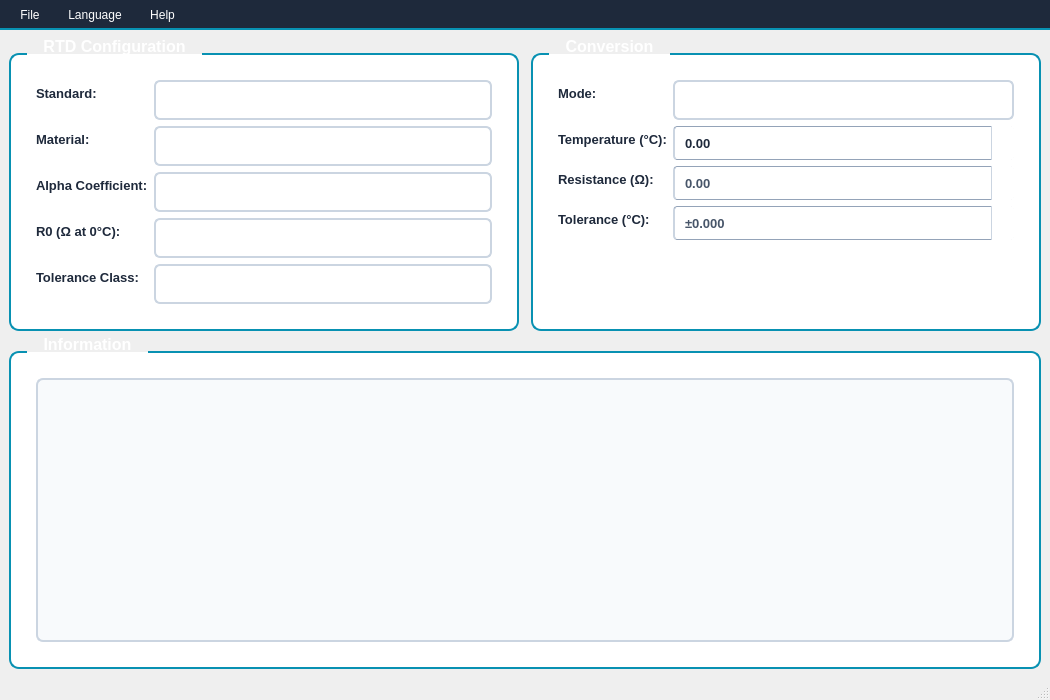
<?xml version="1.0" encoding="UTF-8"?>
<ui version="4.0">
 <class>MainWindow</class>
 <widget class="QMainWindow" name="MainWindow">
  <property name="geometry">
   <rect>
    <x>0</x>
    <y>0</y>
    <width>750</width>
    <height>650</height>
   </rect>
  </property>
  <property name="minimumSize">
   <size>
    <width>1050</width>
    <height>700</height>
   </size>
  </property>
  <property name="maximumSize">
   <size>
    <width>1200</width>
    <height>800</height>
   </size>
  </property>
  <property name="windowTitle">
   <string>RTD MASTER - Professional Temperature Sensor Calculator</string>
  </property>
  <property name="styleSheet">
   <string notr="true">/* Professional RTD Master Theme */
/* Color Palette:
   - Primary: #1e3a8a (Navy Blue)
   - Secondary: #0891b2 (Cyan)
   - Success: #059669 (Green)
   - Warning: #d97706 (Amber)
   - Info: #2563eb (Blue)
   - Background: #f8fafc
   - Surface: #ffffff
   - Border: #cbd5e1
   - Text: #1e293b
*/

QMainWindow {
    background: qlineargradient(x1:0, y1:0, x2:0, y2:1,
                                stop:0 #f8fafc, stop:1 #e2e8f0);
}

/* Global Font Settings */
* {
    font-family: &quot;Segoe UI&quot;, &quot;Roboto&quot;, &quot;Arial&quot;, sans-serif;
    font-size: 10pt;
}

/* Group Box Styling */
QGroupBox {
    font-size: 12pt;
    font-weight: 600;
    color: #1e293b;
    background-color: #ffffff;
    border: 2px solid #0891b2;
    border-radius: 10px;
    margin-top: 14px;
    padding-top: 20px;
    padding: 16px;
}

QGroupBox::title {
    subcontrol-origin: margin;
    subcontrol-position: top left;
    left: 18px;
    top: -8px;
    padding: 6px 14px;
    background: qlineargradient(x1:0, y1:0, x2:1, y2:0,
                                stop:0 #0891b2, stop:1 #06b6d4);
    color: white;
    border-radius: 5px;
    font-weight: 600;
}

/* Label Styling */
QLabel {
    font-size: 10pt;
    color: #1e293b;
    font-weight: 500;
}

/* ComboBox Styling */
QComboBox {
    font-size: 10pt;
    padding: 7px 10px;
    border: 2px solid #cbd5e1;
    border-radius: 6px;
    background-color: white;
    color: #1e293b;
    min-height: 22px;
}

QComboBox:hover {
    border: 2px solid #0891b2;
    background-color: #f0fdfa;
}

QComboBox:focus {
    border: 2px solid #0284c7;
}

QComboBox::drop-down {
    border: none;
    width: 28px;
    background: transparent;
}

QComboBox::down-arrow {
    image: none;
    border-left: 4px solid transparent;
    border-right: 4px solid transparent;
    border-top: 7px solid #64748b;
    margin-right: 6px;
}

QComboBox::down-arrow:hover {
    border-top: 7px solid #0891b2;
}

/* SpinBox Styling */
QDoubleSpinBox {
    font-size: 10pt;
    font-weight: 500;
    padding: 6px 26px 6px 8px;
    border: 1px solid #cbd5e1;
    border-radius: 4px;
    background-color: white;
    color: #1e293b;
    min-height: 20px;
}

QDoubleSpinBox:hover {
    border: 1px solid #0891b2;
    background-color: white;
}

QDoubleSpinBox:focus {
    border: 1px solid #0284c7;
    background-color: white;
}

QDoubleSpinBox:read-only {
    background-color: white;
    color: #475569;
    font-weight: 600;
    border: 1px solid #cbd5e1;
}

QDoubleSpinBox::up-button {
    subcontrol-origin: border;
    subcontrol-position: top right;
    width: 22px;
    border: none;
    border-left: 1px solid #cbd5e1;
    border-top-right-radius: 3px;
    background-color: white;
}

QDoubleSpinBox::up-button:hover {
    background-color: #0891b2;
    border-left: 1px solid #0891b2;
}

QDoubleSpinBox::up-button:pressed {
    background-color: #0284c7;
    border-left: 1px solid #0284c7;
}

QDoubleSpinBox::down-button {
    subcontrol-origin: border;
    subcontrol-position: bottom right;
    width: 22px;
    border: none;
    border-left: 1px solid #cbd5e1;
    border-bottom-right-radius: 3px;
    background-color: white;
}

QDoubleSpinBox::down-button:hover {
    background-color: #0891b2;
    border-left: 1px solid #0891b2;
}

QDoubleSpinBox::down-button:pressed {
    background-color: #0284c7;
    border-left: 1px solid #0284c7;
}

QDoubleSpinBox::up-arrow {
    image: none;
    border-left: 4px solid transparent;
    border-right: 4px solid transparent;
    border-bottom: 5px solid #64748b;
    width: 0px;
    height: 0px;
}

QDoubleSpinBox::up-arrow:hover {
    border-bottom: 5px solid white;
}

QDoubleSpinBox::down-arrow {
    image: none;
    border-left: 4px solid transparent;
    border-right: 4px solid transparent;
    border-top: 5px solid #64748b;
    width: 0px;
    height: 0px;
}

QDoubleSpinBox::down-arrow:hover {
    border-top: 5px solid white;
}

QDoubleSpinBox:read-only::up-button,
QDoubleSpinBox:read-only::down-button {
    background-color: white;
    border-left: 2px solid #cbd5e1;
}

QDoubleSpinBox:read-only::up-arrow,
QDoubleSpinBox:read-only::down-arrow {
    border-bottom-color: #94a3b8;
    border-top-color: #94a3b8;
}

/* LineEdit Styling */
QLineEdit {
    font-size: 10pt;
    padding: 7px 10px;
    border: 2px solid #cbd5e1;
    border-radius: 6px;
    background-color: white;
    color: #1e293b;
    selection-background-color: #0891b2;
    selection-color: white;
}

QLineEdit:hover {
    border: 2px solid #0891b2;
}

QLineEdit:focus {
    border: 2px solid #0284c7;
}

QLineEdit:read-only {
    background-color: white;
    color: #475569;
    font-weight: 600;
}

/* Button Styling */
QPushButton {
    font-size: 10pt;
    font-weight: 600;
    color: white;
    background: qlineargradient(x1:0, y1:0, x2:0, y2:1,
                                stop:0 #0891b2, stop:1 #0e7490);
    border: none;
    border-radius: 6px;
    padding: 6px 16px;
    min-height: 26px;
}

QPushButton:hover {
    background: qlineargradient(x1:0, y1:0, x2:0, y2:1,
                                stop:0 #06b6d4, stop:1 #0891b2);
}

QPushButton:pressed {
    background-color: #0e7490;
}

/* PlainTextEdit Styling */
QPlainTextEdit {
    font-size: 10pt;
    font-family: &quot;Consolas&quot;, &quot;Courier New&quot;, monospace;
    background-color: #f8fafc;
    border: 2px solid #cbd5e1;
    border-radius: 7px;
    padding: 12px;
    color: #1e293b;
    selection-background-color: #0891b2;
    selection-color: white;
}

QPlainTextEdit:focus {
    border: 2px solid #0891b2;
}

/* Tolerance Label Special Styling */
#labelTolerance {
    font-size: 11pt;
    font-weight: 700;
    color: #065f46;
    background: qlineargradient(x1:0, y1:0, x2:1, y2:0,
                                stop:0 #d1fae5, stop:1 #a7f3d0);
    padding: 10px 14px;
    border-radius: 6px;
    border: 2px solid #10b981;
}

/* Radio Button Styling */
QRadioButton {
    font-size: 10pt;
    color: #1e293b;
    spacing: 8px;
}

QRadioButton::indicator {
    width: 18px;
    height: 18px;
    border-radius: 9px;
    border: 2px solid #cbd5e1;
    background-color: white;
}

QRadioButton::indicator:hover {
    border: 2px solid #0891b2;
    background-color: #f0fdfa;
}

QRadioButton::indicator:checked {
    border: 2px solid #0891b2;
    background: qradialgradient(cx:0.5, cy:0.5, radius:0.4,
                                fx:0.5, fy:0.5,
                                stop:0 #0891b2, stop:0.5 #0891b2,
                                stop:0.51 white, stop:1 white);
}

/* Menu Bar Styling */
QMenuBar {
    background-color: #1e293b;
    color: white;
    border-bottom: 2px solid #0891b2;
    padding: 3px;
    font-size: 9pt;
}

QMenuBar::item {
    background-color: transparent;
    padding: 4px 10px;
    margin: 1px;
    border-radius: 3px;
}

QMenuBar::item:selected {
    background-color: #334155;
}

QMenuBar::item:pressed {
    background-color: #0891b2;
}

/* Menu Styling */
QMenu {
    background-color: white;
    border: 2px solid #cbd5e1;
    border-radius: 6px;
    padding: 6px;
}

QMenu::item {
    padding: 8px 24px 8px 12px;
    border-radius: 4px;
    color: #1e293b;
}

QMenu::item:selected {
    background-color: #f0fdfa;
    color: #0891b2;
}

QMenu::separator {
    height: 2px;
    background-color: #e2e8f0;
    margin: 4px 8px;
}</string>
  </property>
  <widget class="QWidget" name="centralwidget">
   <layout class="QVBoxLayout" name="verticalLayout">
    <item>
     <layout class="QHBoxLayout" name="horizontalLayout">
      <property name="spacing">
       <number>12</number>
      </property>
      <item>
       <widget class="QGroupBox" name="groupBox">
        <property name="sizePolicy">
         <sizepolicy hsizetype="Preferred" vsizetype="Preferred">
          <horstretch>1</horstretch>
          <verstretch>0</verstretch>
         </sizepolicy>
        </property>
        <property name="title">
         <string>RTD Configuration</string>
        </property>
        <layout class="QFormLayout" name="formLayout">
         <item row="0" column="0">
          <widget class="QLabel" name="label">
           <property name="text">
            <string>Standard:</string>
           </property>
          </widget>
         </item>
         <item row="0" column="1">
          <widget class="QComboBox" name="comboStandard"/>
         </item>
         <item row="1" column="0">
          <widget class="QLabel" name="label_2">
           <property name="text">
            <string>Material:</string>
           </property>
          </widget>
         </item>
         <item row="1" column="1">
          <widget class="QComboBox" name="comboMaterial"/>
         </item>
         <item row="2" column="0">
          <widget class="QLabel" name="label_3">
           <property name="text">
            <string>Alpha Coefficient:</string>
           </property>
          </widget>
         </item>
         <item row="2" column="1">
          <widget class="QComboBox" name="comboAlpha"/>
         </item>
         <item row="3" column="0">
          <widget class="QLabel" name="label_4">
           <property name="text">
            <string>R0 (Ω at 0°C):</string>
           </property>
          </widget>
         </item>
         <item row="3" column="1">
          <widget class="QComboBox" name="comboR0"/>
         </item>
         <item row="4" column="0">
          <widget class="QLabel" name="label_5">
           <property name="text">
            <string>Tolerance Class:</string>
           </property>
          </widget>
         </item>
         <item row="4" column="1">
          <widget class="QComboBox" name="comboTolerance"/>
         </item>
        </layout>
       </widget>
      </item>
      <item>
       <widget class="QGroupBox" name="groupBox_2">
        <property name="sizePolicy">
         <sizepolicy hsizetype="Preferred" vsizetype="Preferred">
          <horstretch>1</horstretch>
          <verstretch>0</verstretch>
         </sizepolicy>
        </property>
        <property name="title">
         <string>Conversion</string>
        </property>
        <layout class="QFormLayout" name="formLayout_2">
         <item row="0" column="0">
          <widget class="QLabel" name="label_6">
           <property name="text">
            <string>Mode:</string>
           </property>
          </widget>
         </item>
         <item row="0" column="1">
          <widget class="QComboBox" name="comboConversionMode"/>
         </item>
         <item row="1" column="0">
          <widget class="QLabel" name="labelInput">
           <property name="text">
            <string>Temperature (°C):</string>
           </property>
          </widget>
         </item>
         <item row="1" column="1">
          <widget class="QDoubleSpinBox" name="doubleSpinInput">
           <property name="minimum">
            <double>-273.000000000000000</double>
           </property>
           <property name="maximum">
            <double>1000.000000000000000</double>
           </property>
          </widget>
         </item>
         <item row="2" column="0">
          <widget class="QLabel" name="labelOutput">
           <property name="text">
            <string>Resistance (Ω):</string>
           </property>
          </widget>
         </item>
         <item row="2" column="1">
          <widget class="QDoubleSpinBox" name="doubleSpinOutput">
           <property name="focusPolicy">
            <enum>Qt::NoFocus</enum>
           </property>
           <property name="readOnly">
            <bool>true</bool>
           </property>
           <property name="maximum">
            <double>10000.000000000000000</double>
           </property>
          </widget>
         </item>
         <item row="3" column="0">
          <widget class="QLabel" name="labelToleranceLabel">
           <property name="text">
            <string>Tolerance (°C):</string>
           </property>
          </widget>
         </item>
         <item row="3" column="1">
          <widget class="QDoubleSpinBox" name="doubleSpinTolerance">
           <property name="focusPolicy">
            <enum>Qt::NoFocus</enum>
           </property>
           <property name="readOnly">
            <bool>true</bool>
           </property>
           <property name="minimum">
            <double>0.000000000000000</double>
           </property>
           <property name="maximum">
            <double>100.000000000000000</double>
           </property>
           <property name="decimals">
            <number>3</number>
           </property>
           <property name="prefix">
            <string>±</string>
           </property>
          </widget>
         </item>
         <item row="4" column="0" colspan="2">
          <widget class="QPushButton" name="btnCalculate">
           <property name="text">
            <string>Calculate</string>
           </property>
          </widget>
         </item>
        </layout>
       </widget>
      </item>
     </layout>
    </item>
    <item>
     <widget class="QGroupBox" name="groupBox_3">
      <property name="title">
       <string>Information</string>
      </property>
      <property name="maximumHeight">
       <number>180</number>
      </property>
      <layout class="QVBoxLayout" name="verticalLayout_2">
       <item>
        <widget class="QPlainTextEdit" name="textInfo">
         <property name="focusPolicy">
          <enum>Qt::NoFocus</enum>
         </property>
         <property name="readOnly">
          <bool>true</bool>
         </property>
         <property name="maximumHeight">
          <number>150</number>
         </property>
        </widget>
       </item>
      </layout>
     </widget>
    </item>
   </layout>
  </widget>
  <widget class="QMenuBar" name="menubar">
   <property name="geometry">
    <rect>
     <x>0</x>
     <y>0</y>
     <width>750</width>
     <height>21</height>
    </rect>
   </property>
   <widget class="QMenu" name="menuFile">
    <property name="title">
     <string>File</string>
    </property>
    <addaction name="actionMinimize"/>
    <addaction name="separator"/>
    <addaction name="actionExit"/>
   </widget>
   <widget class="QMenu" name="menuLanguage">
    <property name="title">
     <string>Language</string>
    </property>
    <addaction name="actionEnglish"/>
    <addaction name="actionRomanian"/>
    <addaction name="actionGerman"/>
    <addaction name="actionFrench"/>
    <addaction name="actionSpanish"/>
    <addaction name="actionRussian"/>
   </widget>
   <widget class="QMenu" name="menuHelp">
    <property name="title">
     <string>Help</string>
    </property>
    <addaction name="actionShowGraph"/>
    <addaction name="actionShowTCGraph"/>
    <addaction name="separator"/>
    <addaction name="actionTechnicalDoc"/>
    <addaction name="separator"/>
    <addaction name="actionAbout"/>
   </widget>
   <addaction name="menuFile"/>
   <addaction name="menuLanguage"/>
   <addaction name="menuHelp"/>
  </widget>
  <widget class="QStatusBar" name="statusbar"/>
  <action name="actionEnglish">
   <property name="text">
    <string>English</string>
   </property>
   <property name="checkable">
    <bool>true</bool>
   </property>
  </action>
  <action name="actionRomanian">
   <property name="text">
    <string>Română</string>
   </property>
   <property name="checkable">
    <bool>true</bool>
   </property>
  </action>
  <action name="actionGerman">
   <property name="text">
    <string>Deutsch</string>
   </property>
   <property name="checkable">
    <bool>true</bool>
   </property>
  </action>
  <action name="actionFrench">
   <property name="text">
    <string>Français</string>
   </property>
   <property name="checkable">
    <bool>true</bool>
   </property>
  </action>
  <action name="actionSpanish">
   <property name="text">
    <string>Español</string>
   </property>
   <property name="checkable">
    <bool>true</bool>
   </property>
  </action>
  <action name="actionRussian">
   <property name="text">
    <string>Русский</string>
   </property>
   <property name="checkable">
    <bool>true</bool>
   </property>
  </action>
  <action name="actionAbout">
   <property name="text">
    <string>About Temperature Master Pro</string>
   </property>
   <property name="shortcut">
    <string>F12</string>
   </property>
  </action>
  <action name="actionTechnicalDoc">
   <property name="text">
    <string>Technical Documentation</string>
   </property>
   <property name="shortcut">
    <string>F1</string>
   </property>
  </action>
  <action name="actionMinimize">
   <property name="text">
    <string>Minimize</string>
   </property>
   <property name="shortcut">
    <string>Ctrl+M</string>
   </property>
  </action>
  <action name="actionExit">
   <property name="text">
    <string>Exit</string>
   </property>
   <property name="shortcut">
    <string>Ctrl+Q</string>
   </property>
  </action>
  <action name="actionShowGraph">
   <property name="text">
    <string>Show R-T Curves</string>
   </property>
   <property name="toolTip">
    <string>Display Resistance vs Temperature curves</string>
   </property>
   <property name="shortcut">
    <string>F5</string>
   </property>
  </action>
  <action name="actionShowTCGraph">
   <property name="text">
    <string>Show TC Voltage Curves</string>
   </property>
   <property name="toolTip">
    <string>Display Thermocouple Voltage vs Temperature curves</string>
   </property>
   <property name="shortcut">
    <string>F6</string>
   </property>
  </action>
 </widget>
 <resources/>
 <connections/>
</ui>
